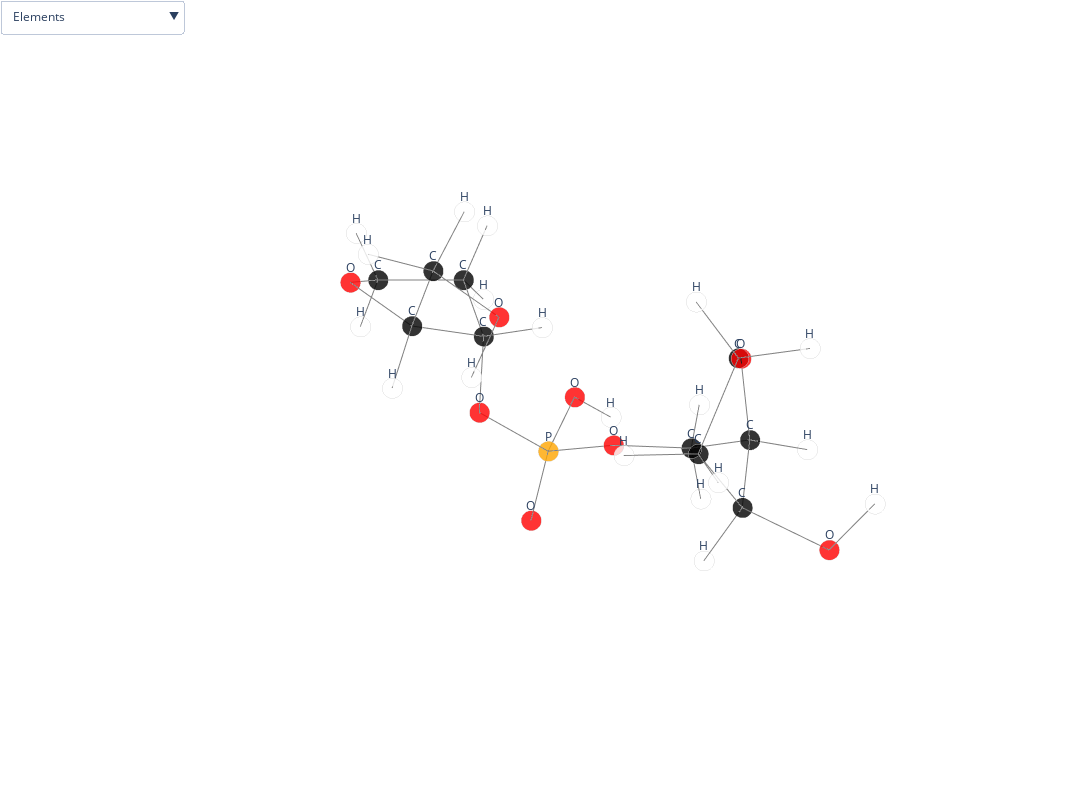

Notebook code cell kept with this figure:
### Markdown cell above
<img src="img/nucleotide_angles.png" alt="drawing" width="600"/>

### Code cell
mol = Molecule()
mol.read_pdb('example/example.pdb', model=4)
fig = to_plotly_figure(mol)
fig.update_layout(
    width=1200,
    height=800,
)
fig.show()
